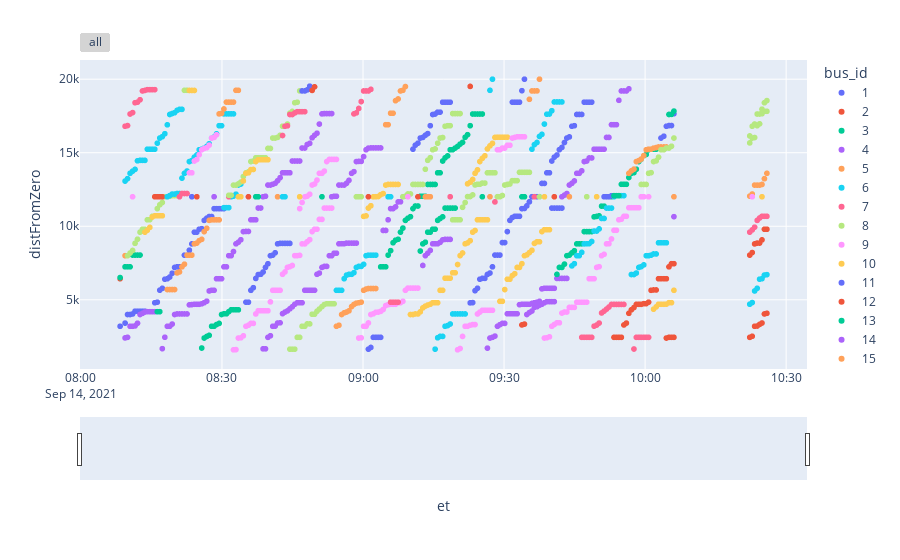

This figure's notebook cell:
### Code cell
import plotly.express as px
import plotly.graph_objects as go

fig = px.scatter(df, x='et', y="distFromZero", color='bus_id')

fig.update_layout(
    xaxis=dict(
        rangeselector=dict(
            buttons=list([
                dict(step="all")
            ])
        ),
        rangeslider=dict(
            visible=True
        ),
        type="date"
    ))
fig.show()
fig.write_html("buses_trajectories.html")
